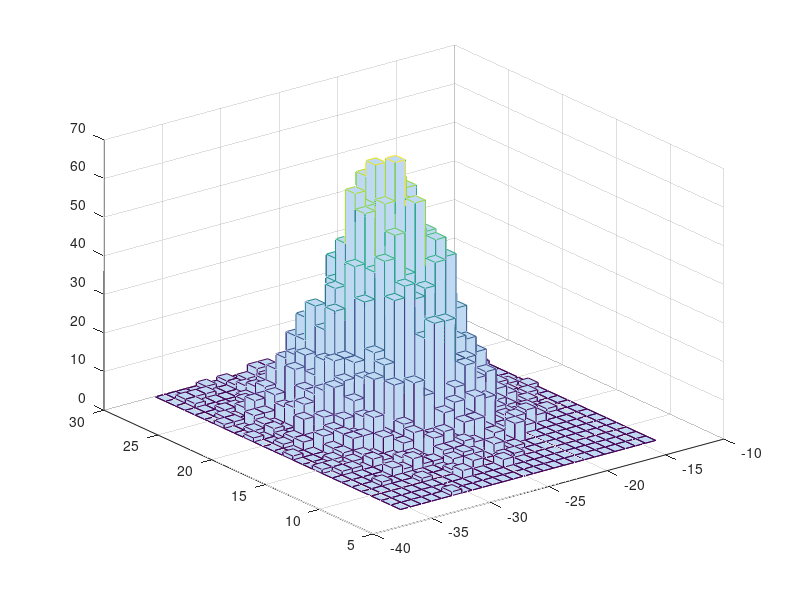
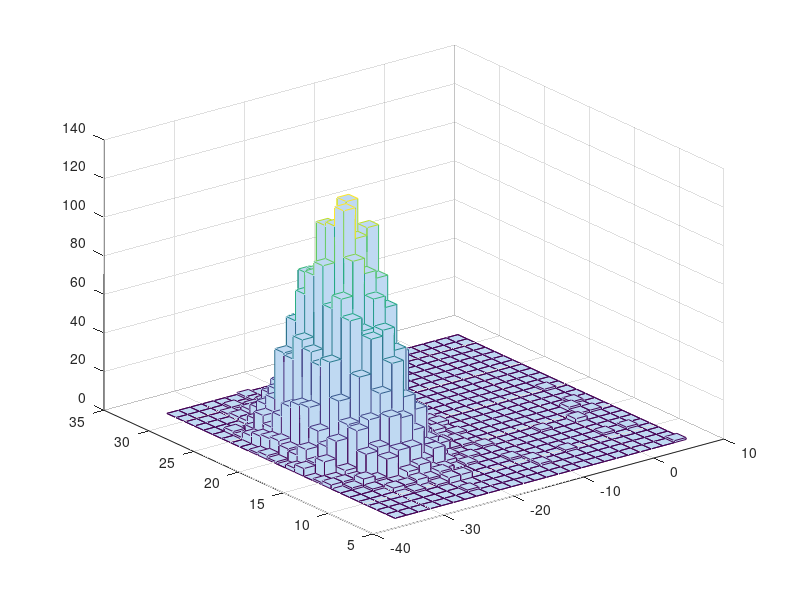

These charts were generated, in order, by the following MATLAB code:
clearvars;
close all;
clc;

%Generate the Expected Data Distribution
noOfDistributions = 2;
mu = [-25 20];
sd = [10 0; 0 10 ];
noOfObsv = 5000;
P = mvnrnd(mu,sd, noOfObsv);
totalSamples = 5000;

% Create the array to store the collected samples. 
generatedSample = zeros(totalSamples,2);
generatedSample(1,:) = [(0.3 * -25) + (0.7 * 20),(0.3 * -25) + (0.7 * 20)];
PosteriorOld = mvnpdf(generatedSample(1,:), mu, sd) ; 

t=2;
while t <= totalSamples+1
    
    %Proposal Distribution : 
    %q(x) = Gaussian(mu^(t-1),sd)
    %Generate a sample from the proposal distribution to see how accurate it is
    generatedProposal = zeros(1,2);
    generatedProposal = mvnrnd(generatedSample(t-1,:),sd,1);
    
    %Data Likelihood for the porposed value....
    PosteriorNew = mvnpdf(generatedProposal, mu, sd); 
    
    %Acceptance probability
    A = min([1, PosteriorNew/PosteriorOld]);
    
    %disp(strcat('New:',num2str(A)));
    %Acceptance Check.. 
    if rand() <= A
       generatedSample(t,:) =  generatedProposal;
       t = t + 1;
       PosteriorOld = PosteriorNew;
       disp(generatedProposal);
    
    end
end

fh = figure;
hist3(P,[25 25]);
saveas(fh, 'Original-2d', 'jpg');

fh = figure;
hist3(generatedSample,[25 25]);

%plot(h,'r');
saveas(fh, 'GeneratedSamples-2d', 'jpg');
